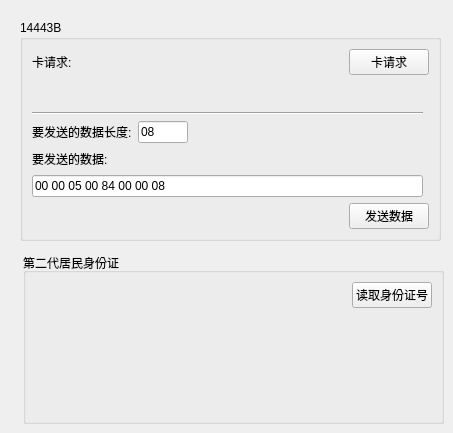
        <widget class="QWidget" name="tab_3">
         <attribute name="title">
          <string>14443 B</string>
         </attribute>
         <widget class="QGroupBox" name="groupBox_5">
          <property name="geometry">
           <rect>
            <x>20</x>
            <y>20</y>
            <width>421</width>
            <height>221</height>
           </rect>
          </property>
          <property name="title">
           <string>14443B</string>
          </property>
          <layout class="QGridLayout" name="gridLayout_17">
           <item row="5" column="0">
            <layout class="QHBoxLayout" name="horizontalLayout_47">
             <item>
              <widget class="QLabel" name="label_40">
               <property name="text">
                <string>要发送的数据:</string>
               </property>
              </widget>
             </item>
             <item>
              <spacer name="horizontalSpacer_41">
               <property name="orientation">
                <enum>Qt::Horizontal</enum>
               </property>
               <property name="sizeHint" stdset="0">
                <size>
                 <width>40</width>
                 <height>20</height>
                </size>
               </property>
              </spacer>
             </item>
            </layout>
           </item>
           <item row="3" column="0" colspan="2">
            <layout class="QHBoxLayout" name="horizontalLayout_46">
             <item>
              <widget class="QLabel" name="label_39">
               <property name="text">
                <string>要发送的数据长度:</string>
               </property>
              </widget>
             </item>
             <item>
              <widget class="QLineEdit" name="Blength">
               <property name="maximumSize">
                <size>
                 <width>50</width>
                 <height>16777215</height>
                </size>
               </property>
               <property name="text">
                <string>08</string>
               </property>
              </widget>
             </item>
             <item>
              <spacer name="horizontalSpacer_40">
               <property name="orientation">
                <enum>Qt::Horizontal</enum>
               </property>
               <property name="sizeHint" stdset="0">
                <size>
                 <width>38</width>
                 <height>20</height>
                </size>
               </property>
              </spacer>
             </item>
            </layout>
           </item>
           <item row="0" column="0" colspan="2">
            <layout class="QHBoxLayout" name="horizontalLayout_45">
             <item>
              <widget class="QLabel" name="label_38">
               <property name="text">
                <string>卡请求:</string>
               </property>
              </widget>
             </item>
             <item>
              <spacer name="horizontalSpacer_39">
               <property name="orientation">
                <enum>Qt::Horizontal</enum>
               </property>
               <property name="sizeHint" stdset="0">
                <size>
                 <width>40</width>
                 <height>20</height>
                </size>
               </property>
              </spacer>
             </item>
             <item>
              <widget class="QPushButton" name="BRequest">
               <property name="text">
                <string>卡请求</string>
               </property>
              </widget>
             </item>
            </layout>
           </item>
           <item row="2" column="0">
            <widget class="Line" name="line_6">
             <property name="orientation">
              <enum>Qt::Horizontal</enum>
             </property>
            </widget>
           </item>
           <item row="6" column="0">
            <widget class="QLineEdit" name="BData">
             <property name="text">
              <string>00 00 05 00 84 00 00 08</string>
             </property>
            </widget>
           </item>
           <item row="7" column="0" colspan="2">
            <layout class="QHBoxLayout" name="horizontalLayout_48">
             <item>
              <spacer name="horizontalSpacer_42">
               <property name="orientation">
                <enum>Qt::Horizontal</enum>
               </property>
               <property name="sizeHint" stdset="0">
                <size>
                 <width>40</width>
                 <height>20</height>
                </size>
               </property>
              </spacer>
             </item>
             <item>
              <widget class="QPushButton" name="BTransfer">
               <property name="text">
                <string>发送数据</string>
               </property>
              </widget>
             </item>
            </layout>
           </item>
           <item row="1" column="0">
            <spacer name="verticalSpacer_6">
             <property name="orientation">
              <enum>Qt::Vertical</enum>
             </property>
             <property name="sizeHint" stdset="0">
              <size>
               <width>20</width>
               <height>40</height>
              </size>
             </property>
            </spacer>
           </item>
          </layout>
         </widget>
         <widget class="QGroupBox" name="groupBox_6">
          <property name="geometry">
           <rect>
            <x>23</x>
            <y>253</y>
            <width>421</width>
            <height>171</height>
           </rect>
          </property>
          <property name="title">
           <string>第二代居民身份证</string>
          </property>
          <layout class="QGridLayout" name="gridLayout_18">
           <item row="0" column="0">
            <spacer name="horizontalSpacer_43">
             <property name="orientation">
              <enum>Qt::Horizontal</enum>
             </property>
             <property name="sizeHint" stdset="0">
              <size>
               <width>317</width>
               <height>20</height>
              </size>
             </property>
            </spacer>
           </item>
           <item row="0" column="1">
            <widget class="QPushButton" name="BUid">
             <property name="text">
              <string>读取身份证号</string>
             </property>
            </widget>
           </item>
           <item row="1" column="1">
            <spacer name="verticalSpacer_5">
             <property name="orientation">
              <enum>Qt::Vertical</enum>
             </property>
             <property name="sizeHint" stdset="0">
              <size>
               <width>20</width>
               <height>107</height>
              </size>
             </property>
            </spacer>
           </item>
          </layout>
         </widget>
        </widget>
